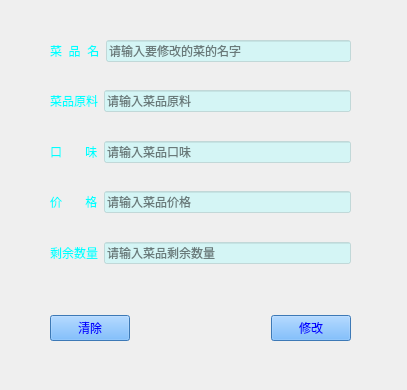
<?xml version="1.0" encoding="UTF-8"?>
<ui version="4.0">
 <class>AlterDish</class>
 <widget class="QWidget" name="AlterDish">
  <property name="geometry">
   <rect>
    <x>0</x>
    <y>0</y>
    <width>407</width>
    <height>390</height>
   </rect>
  </property>
  <property name="minimumSize">
   <size>
    <width>407</width>
    <height>390</height>
   </size>
  </property>
  <property name="maximumSize">
   <size>
    <width>407</width>
    <height>390</height>
   </size>
  </property>
  <property name="windowTitle">
   <string>AlterDish</string>
  </property>
  <widget class="QWidget" name="widget_7" native="true">
   <property name="geometry">
    <rect>
     <x>50</x>
     <y>40</y>
     <width>301</width>
     <height>301</height>
    </rect>
   </property>
   <layout class="QVBoxLayout" name="verticalLayout">
    <property name="leftMargin">
     <number>0</number>
    </property>
    <property name="topMargin">
     <number>0</number>
    </property>
    <property name="rightMargin">
     <number>0</number>
    </property>
    <property name="bottomMargin">
     <number>0</number>
    </property>
    <item>
     <widget class="QWidget" name="widget" native="true">
      <layout class="QHBoxLayout" name="horizontalLayout">
       <property name="leftMargin">
        <number>0</number>
       </property>
       <property name="topMargin">
        <number>0</number>
       </property>
       <property name="rightMargin">
        <number>0</number>
       </property>
       <property name="bottomMargin">
        <number>0</number>
       </property>
       <item>
        <widget class="QLabel" name="label">
         <property name="styleSheet">
          <string notr="true">color: rgb(0, 255, 255);
font: 10pt &quot;微软雅黑&quot;;</string>
         </property>
         <property name="text">
          <string>菜  品  名</string>
         </property>
        </widget>
       </item>
       <item>
        <widget class="QLineEdit" name="dishname">
         <property name="styleSheet">
          <string notr="true">background-color: rgba(170, 255, 255, 100);</string>
         </property>
         <property name="placeholderText">
          <string>请输入要修改的菜的名字</string>
         </property>
        </widget>
       </item>
      </layout>
     </widget>
    </item>
    <item>
     <spacer name="verticalSpacer_2">
      <property name="orientation">
       <enum>Qt::Vertical</enum>
      </property>
      <property name="sizeHint" stdset="0">
       <size>
        <width>20</width>
        <height>40</height>
       </size>
      </property>
     </spacer>
    </item>
    <item>
     <widget class="QWidget" name="widget_2" native="true">
      <layout class="QHBoxLayout" name="horizontalLayout_3">
       <property name="leftMargin">
        <number>0</number>
       </property>
       <property name="topMargin">
        <number>0</number>
       </property>
       <property name="rightMargin">
        <number>0</number>
       </property>
       <property name="bottomMargin">
        <number>0</number>
       </property>
       <item>
        <widget class="QLabel" name="label_2">
         <property name="styleSheet">
          <string notr="true">color: rgb(0, 255, 255);
font: 10pt &quot;微软雅黑&quot;;</string>
         </property>
         <property name="text">
          <string>菜品原料</string>
         </property>
        </widget>
       </item>
       <item>
        <widget class="QLineEdit" name="togethers">
         <property name="styleSheet">
          <string notr="true">background-color: rgba(170, 255, 255, 100);</string>
         </property>
         <property name="placeholderText">
          <string>请输入菜品原料</string>
         </property>
        </widget>
       </item>
      </layout>
     </widget>
    </item>
    <item>
     <spacer name="verticalSpacer">
      <property name="orientation">
       <enum>Qt::Vertical</enum>
      </property>
      <property name="sizeHint" stdset="0">
       <size>
        <width>20</width>
        <height>40</height>
       </size>
      </property>
     </spacer>
    </item>
    <item>
     <widget class="QWidget" name="widget_3" native="true">
      <layout class="QHBoxLayout" name="horizontalLayout_4">
       <property name="leftMargin">
        <number>0</number>
       </property>
       <property name="topMargin">
        <number>0</number>
       </property>
       <property name="rightMargin">
        <number>0</number>
       </property>
       <property name="bottomMargin">
        <number>0</number>
       </property>
       <item>
        <widget class="QLabel" name="label_3">
         <property name="styleSheet">
          <string notr="true">color: rgb(0, 255, 255);
font: 10pt &quot;微软雅黑&quot;;</string>
         </property>
         <property name="text">
          <string>口       味</string>
         </property>
        </widget>
       </item>
       <item>
        <widget class="QLineEdit" name="taste">
         <property name="styleSheet">
          <string notr="true">background-color: rgba(170, 255, 255, 100);</string>
         </property>
         <property name="placeholderText">
          <string>请输入菜品口味</string>
         </property>
        </widget>
       </item>
      </layout>
     </widget>
    </item>
    <item>
     <spacer name="verticalSpacer_3">
      <property name="orientation">
       <enum>Qt::Vertical</enum>
      </property>
      <property name="sizeHint" stdset="0">
       <size>
        <width>20</width>
        <height>40</height>
       </size>
      </property>
     </spacer>
    </item>
    <item>
     <widget class="QWidget" name="widget_4" native="true">
      <layout class="QHBoxLayout" name="horizontalLayout_5">
       <property name="leftMargin">
        <number>0</number>
       </property>
       <property name="topMargin">
        <number>0</number>
       </property>
       <property name="rightMargin">
        <number>0</number>
       </property>
       <property name="bottomMargin">
        <number>0</number>
       </property>
       <item>
        <widget class="QLabel" name="label_4">
         <property name="styleSheet">
          <string notr="true">color: rgb(0, 255, 255);
font: 10pt &quot;微软雅黑&quot;;</string>
         </property>
         <property name="text">
          <string>价       格</string>
         </property>
        </widget>
       </item>
       <item>
        <widget class="QLineEdit" name="price">
         <property name="styleSheet">
          <string notr="true">background-color: rgba(170, 255, 255, 100);</string>
         </property>
         <property name="placeholderText">
          <string>请输入菜品价格</string>
         </property>
        </widget>
       </item>
      </layout>
     </widget>
    </item>
    <item>
     <spacer name="verticalSpacer_4">
      <property name="orientation">
       <enum>Qt::Vertical</enum>
      </property>
      <property name="sizeHint" stdset="0">
       <size>
        <width>20</width>
        <height>40</height>
       </size>
      </property>
     </spacer>
    </item>
    <item>
     <widget class="QWidget" name="widget_5" native="true">
      <layout class="QHBoxLayout" name="horizontalLayout_6">
       <property name="leftMargin">
        <number>0</number>
       </property>
       <property name="topMargin">
        <number>0</number>
       </property>
       <property name="rightMargin">
        <number>0</number>
       </property>
       <property name="bottomMargin">
        <number>0</number>
       </property>
       <item>
        <widget class="QLabel" name="label_5">
         <property name="styleSheet">
          <string notr="true">color: rgb(0, 255, 255);
font: 10pt &quot;微软雅黑&quot;;</string>
         </property>
         <property name="text">
          <string>剩余数量</string>
         </property>
        </widget>
       </item>
       <item>
        <widget class="QLineEdit" name="restnum">
         <property name="styleSheet">
          <string notr="true">background-color: rgba(170, 255, 255, 100);</string>
         </property>
         <property name="placeholderText">
          <string>请输入菜品剩余数量</string>
         </property>
        </widget>
       </item>
      </layout>
     </widget>
    </item>
    <item>
     <spacer name="verticalSpacer_5">
      <property name="orientation">
       <enum>Qt::Vertical</enum>
      </property>
      <property name="sizeHint" stdset="0">
       <size>
        <width>20</width>
        <height>40</height>
       </size>
      </property>
     </spacer>
    </item>
    <item>
     <spacer name="verticalSpacer_6">
      <property name="orientation">
       <enum>Qt::Vertical</enum>
      </property>
      <property name="sizeHint" stdset="0">
       <size>
        <width>20</width>
        <height>40</height>
       </size>
      </property>
     </spacer>
    </item>
    <item>
     <widget class="QWidget" name="widget_6" native="true">
      <layout class="QHBoxLayout" name="horizontalLayout_7">
       <property name="leftMargin">
        <number>0</number>
       </property>
       <property name="topMargin">
        <number>0</number>
       </property>
       <property name="rightMargin">
        <number>0</number>
       </property>
       <property name="bottomMargin">
        <number>0</number>
       </property>
       <item>
        <widget class="QPushButton" name="clearbutton">
         <property name="styleSheet">
          <string notr="true">background-color: rgb(85, 170, 255);
color: rgb(0, 0, 255);</string>
         </property>
         <property name="text">
          <string>清除</string>
         </property>
         <property name="icon">
          <iconset>
           <normaloff>G:/VideoOfYouTube/清除.png</normaloff>G:/VideoOfYouTube/清除.png</iconset>
         </property>
        </widget>
       </item>
       <item>
        <spacer name="horizontalSpacer_6">
         <property name="orientation">
          <enum>Qt::Horizontal</enum>
         </property>
         <property name="sizeHint" stdset="0">
          <size>
           <width>40</width>
           <height>20</height>
          </size>
         </property>
        </spacer>
       </item>
       <item>
        <widget class="QPushButton" name="alterButton">
         <property name="styleSheet">
          <string notr="true">background-color: rgb(85, 170, 255);
color: rgb(0, 0, 255);</string>
         </property>
         <property name="text">
          <string>修改</string>
         </property>
         <property name="icon">
          <iconset>
           <normaloff>G:/VideoOfYouTube/_修改订单.png</normaloff>G:/VideoOfYouTube/_修改订单.png</iconset>
         </property>
        </widget>
       </item>
      </layout>
     </widget>
    </item>
   </layout>
  </widget>
  <widget class="QLabel" name="label_6">
   <property name="geometry">
    <rect>
     <x>-9</x>
     <y>-16</y>
     <width>421</width>
     <height>411</height>
    </rect>
   </property>
   <property name="text">
    <string/>
   </property>
   <property name="pixmap">
    <pixmap>image/6cfd40df9c52ad80f71637a8aeaf6396.jpeg</pixmap>
   </property>
   <property name="scaledContents">
    <bool>true</bool>
   </property>
  </widget>
  <zorder>label_6</zorder>
  <zorder>widget_7</zorder>
 </widget>
 <layoutdefault spacing="6" margin="11"/>
 <resources/>
 <connections/>
</ui>
